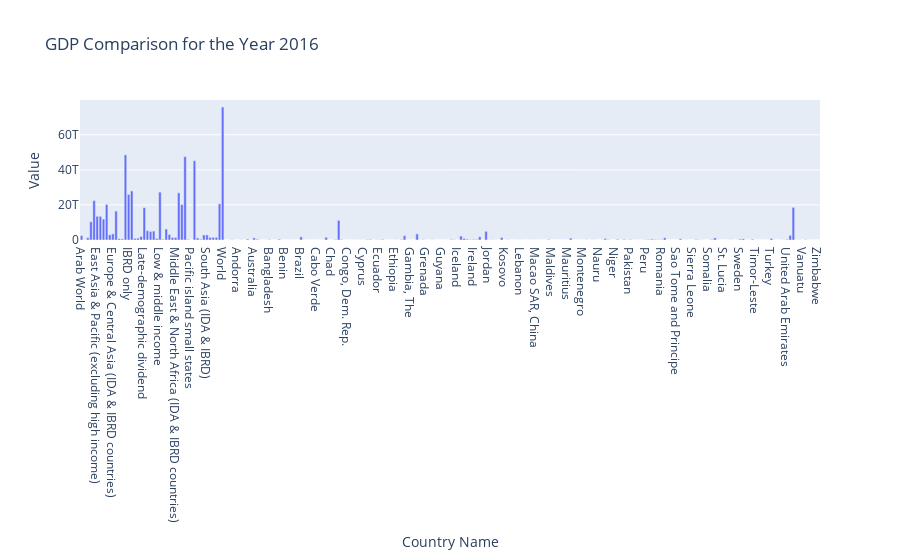

Write notebook code for a chart like this one.
### Code cell
year = 2016
df_year = df[df['Year'] == year]


fig2 = px.bar(df_year, x='Country Name', y='Value', title=f'GDP Comparison for the Year {year}')
fig2.show()

### Figure 1 — Plotly figure (JSON) as saved in the notebook; plotly's stock layout.template omitted (floating-point values rounded to 4 significant figures; data arrays with more than 128 entries replaced by an {"elided": "..."} marker saying what was removed)
{"data": [{"alignmentgroup": "True", "hovertemplate": "Country Name=%{x}<br>Value=%{y}<extra></extra>", "legendgroup": "", "marker": {"color": "#636efa", "pattern": {"shape": ""}}, "name": "", "offsetgroup": "", "orientation": "v", "showlegend": false, "textposition": "auto", "type": "bar", "x": {"elided": "236 str values"}, "xaxis": "x", "y": {"elided": "236 float values"}, "yaxis": "y"}], "layout": {"autosize": true, "barmode": "relative", "legend": {"tracegroupgap": 0}, "title": {"text": "GDP Comparison for the Year 2016"}, "xaxis": {"anchor": "y", "autorange": true, "domain": [0, 1], "range": [-0.5, 235.5], "title": {"text": "Country Name"}, "type": "category"}, "yaxis": {"anchor": "x", "autorange": true, "domain": [0, 1], "range": [0, 79840000000000.0], "title": {"text": "Value"}, "type": "linear"}}}
